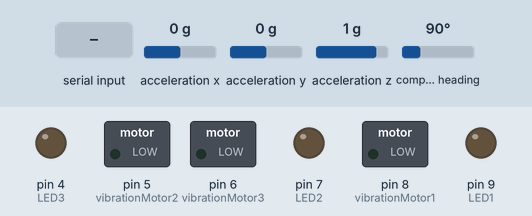
Bench run of a sketch on a simulated Arduino Uno, built with avr-gcc and run on an emulated ATmega328P. On the bench: switched loads named in the sketch (green lamp = pin HIGH), output pins drawn as LEDs (lit = HIGH). Dashed ring = blinking. Inputs (shaded band) come from the test bench; at power-on: acceleration x 0 g, acceleration y 0 g, acceleration z 1 g, compass heading 90°.

Above: at 2.2 s.
2.3 s: "1" received over the second serial link
At 3.9 s:
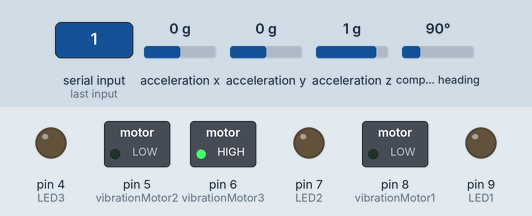
5.3 s: "t" received over the second serial link
At 7.8 s:
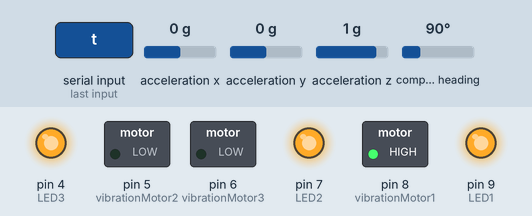
8.3 s: "f" received over the second serial link
At 11.1 s:
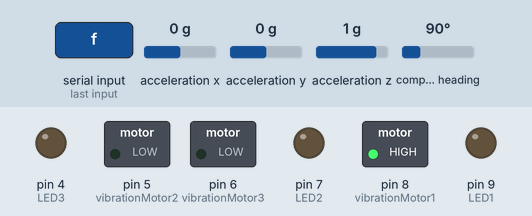
11.3 s: "0" received over the second serial link
At 12.1 s:
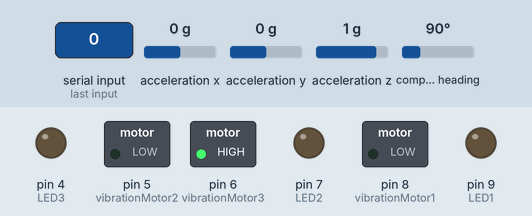
Timing chart, 0 to 14.2 s (numbered marks = the images above; inputs shaded):
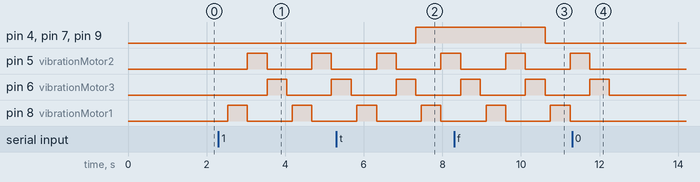

The sketch:

STU1232_Cane_Prototype_Integrated_Micro.ino
```cpp
#include<SoftwareSerial.h>//for HC-05
#include <Wire.h>//for BNO055
#include <Adafruit_Sensor.h>//for BNO055
#include <Adafruit_BNO055.h>//for BNO055
#include <utility/imumaths.h>//for BNO055
Adafruit_BNO055 bno = Adafruit_BNO055(55);//for BNO055

//#define LED_PIN
#define LED1 9
#define LED2 7
#define LED3 4
#define vibrationMotor1 8
#define vibrationMotor2 5
#define vibrationMotor3 6
#define TxD 11
#define RxD 10

int brightness = 0;
int fadeAmount = 5;//not used at the moment...but will be implemented later...

int gaitSpeed = 0;
int gaitSpeed1 = 500;//time delay for gaitSpeed1
int gaitSpeed2 = 300;//time delay for gaitSpeed2
int gaitSpeed3 = 100;//time delay for gaitSpeed3

bool lamp = false;

SoftwareSerial Bluetooth(RxD, TxD);
char c;//for incoming signal

void setup() {

  //start comm. for both serial and bluetooth
  Bluetooth.begin(9600);
  Serial.begin(9600);
  //while (!Serial);//workaround required for Arduino Micro

  // put your setup code here, to run once:

  pinMode(LED1, OUTPUT);//for led
  pinMode(LED2, OUTPUT);//for led 2
  pinMode(LED3, OUTPUT);//for led 3
  pinMode(vibrationMotor1, OUTPUT);//vibrationmotor
  pinMode(vibrationMotor2, OUTPUT);//vibrationmotor
  pinMode(vibrationMotor3, OUTPUT);//vibrationmotor

  //Serial.println("Orientation Sensor Test");
  //Serial.println("");

  /* Initialise the sensor */


  if (!bno.begin())
  {
    // There was a problem detecting the BNO055 ... check your connections
    Serial.print("Ooops, no BNO055 detected ... Check your wiring or I2C ADDR!");
    while (1);
  }


  delay(1000);

  bno.setExtCrystalUse(true);

}

void loop() {

  //Serial.println(lamp);//for debugging purposes

  /*BNO055 code: Get a new sensor event */
  sensors_event_t event;
  bno.getEvent(&event);


  //for the vibration motor part...could be refined

  //if the gait speed is set to 0, do not vibrate at aall
  if(gaitSpeed == 0){
    analogWrite(vibrationMotor1, 0);
    analogWrite(vibrationMotor2, 0);
    analogWrite(vibrationMotor3, 0);
  }
  else if(gaitSpeed == 1){
    analogWrite(vibrationMotor1, 255);
    delay(gaitSpeed1);
    analogWrite(vibrationMotor1, 0);

    analogWrite(vibrationMotor2, 255);
    delay(gaitSpeed1);
    analogWrite(vibrationMotor2, 0);

    analogWrite(vibrationMotor3, 255);
    delay(gaitSpeed1);
    analogWrite(vibrationMotor3, 0);
  }
  else if(gaitSpeed == 2){
    analogWrite(vibrationMotor1, 255);
    delay(gaitSpeed2);
    analogWrite(vibrationMotor1, 0);

    analogWrite(vibrationMotor2, 255);
    delay(gaitSpeed2);
    analogWrite(vibrationMotor2, 0);

    analogWrite(vibrationMotor3, 255);
    delay(gaitSpeed2);
    analogWrite(vibrationMotor3, 0);
  }
  else if(gaitSpeed == 3){
    analogWrite(vibrationMotor1, 255);
    delay(gaitSpeed3);
    analogWrite(vibrationMotor1, 0);

    analogWrite(vibrationMotor2, 255);
    delay(gaitSpeed3);
    analogWrite(vibrationMotor2, 0);

    analogWrite(vibrationMotor3, 255);
    delay(gaitSpeed3);
    analogWrite(vibrationMotor3, 0);
  }

  //LED Module: turn the light on based on Bluetooth serial input
  //maybe refined by gradually turning on/off the lights
  if (lamp == true) {
    brightness = 255;
  } else if (lamp == false) {
    brightness = 0;
  }


  analogWrite(LED1, brightness);
  analogWrite(LED2, brightness);
  analogWrite(LED3, brightness);


  /*
    brightness = brightness + fadeAmount;
    if (brightness <= 0 || brightness >= 255) {
    fadeAmount = -fadeAmount;
    }
  */

  //Serial.println(brightness);//for debugging LED

  //this sends serial signal from PC -> Arduino
  //Going to use this to turn on the LED Lamp
  if (Bluetooth.available()) {
    c = Bluetooth.read();
    //Serial.println(c);
    //Bluetooth.println(c);

    if (c == 't') {
      lamp = true;
      Bluetooth.println("lamp is on");
    }
    if (c == 'f') {
      lamp = false;
      Bluetooth.println("lamp is off");
    }
    if (c == '0') {
      gaitSpeed = 0;
      Bluetooth.println("gait speed is now set to 0");
    }
    if (c == '1') {
      gaitSpeed = 1;
      Bluetooth.println("gait speed is now set to 1");
    }
    if (c == '2') {
      gaitSpeed = 2;
      Bluetooth.println("gait speed is now set to 2");
    }
    if (c == '3') {
      gaitSpeed = 3;
      Bluetooth.println("gait speed is now set to 3");
    }
  }

  /*Display the floating point data for BLUETOOTH comm. */

    Bluetooth.print("X: ");
    Bluetooth.print(event.orientation.x, 4);
    Bluetooth.print("\tY: ");
    Bluetooth.print(event.orientation.y, 4);
    Bluetooth.print("\tZ: ");
    Bluetooth.print(event.orientation.z, 4);
    Bluetooth.println("");

  /* Display the floating point data for SERIAL comm. */
  /*
      Serial.print("X: ");
      Serial.print(event.orientation.x, 4);
      Serial.print("\tY: ");
      Serial.print(event.orientation.y, 4);
      Serial.print("\tZ: ");
      Serial.print(event.orientation.z, 4);
      Serial.println("");
  */

  delay(100);//need to play around with this variable

}
```

Measured:
- after the input at 2.3 s, pin 5 (vibrationMotor2): alternates HIGH for 0.50 s and LOW for 1.1 s, starting after 0.74 s; pin 6 (vibrationMotor3): LOW → HIGH after 1.2 s, → LOW 0.50 s later, → HIGH 1.1 s later; pin 8 (vibrationMotor1): alternates HIGH for 0.50 s and LOW for 1.1 s, starting after 0.24 s
- after the input at 5.3 s, pin 4 (LED3), pin 7 (LED2), pin 9 (LED1): LOW → HIGH after 2.0 s
- after the input at 8.3 s, pin 4 (LED3), pin 7 (LED2), pin 9 (LED1): HIGH → LOW after 2.3 s
- after the input at 11.3 s, pin 5 (vibrationMotor2): goes on until 11.8 s, then stays LOW; pin 6 (vibrationMotor3): goes on until 12.3 s, then stays LOW; pin 8 (vibrationMotor1): stays LOW (without the input it goes to HIGH after 1.1 s)
